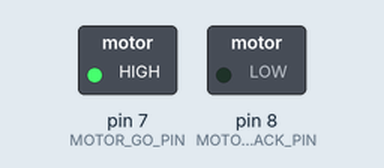
Recording of a sketch running on a simulated Arduino Uno, built with avr-gcc and run on an emulated ATmega328P. On the bench: switched loads named in the sketch (green lamp = pin HIGH).

Above: at 0.1 s.
Timing chart, 0 to 1.6 s (numbered marks = the images above):
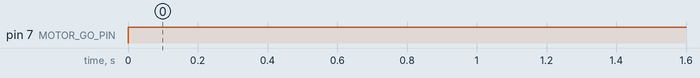

The sketch:

motor.ino
```cpp
#define MOTOR_GO_PIN 7
#define MOTOR_BACK_PIN 8

void motorSetup() {
  digitalWrite(MOTOR_GO_PIN, LOW);
  digitalWrite(MOTOR_BACK_PIN, LOW);
}

void setup() {
  Serial.begin(9600);

  pinMode(MOTOR_GO_PIN, OUTPUT);
  pinMode(MOTOR_BACK_PIN, OUTPUT);

  motorSetup();
}

void loop() {
  digitalWrite(MOTOR_GO_PIN, HIGH);
  digitalWrite(MOTOR_BACK_PIN, LOW);
  delay(5000);
}
```

Measured:
- by itself, pin 7 (MOTOR_GO_PIN): LOW → HIGH at 0.00 s
